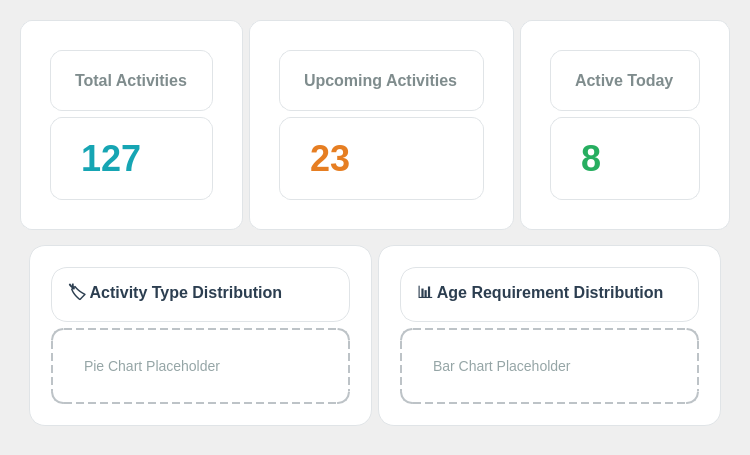
                <widget class="QWidget" name="activityStatisticsTab">
                 <attribute name="icon">
                  <iconset resource="resources.qrc">
                   <normaloff>:/icons/icons/statistic.png</normaloff>:/icons/icons/statistic.png</iconset>
                 </attribute>
                 <attribute name="title">
                  <string> Statistics</string>
                 </attribute>
                 <layout class="QVBoxLayout" name="activityStatisticsLayout">
                  <item>
                   <widget class="QFrame" name="activityStatsFrame">
                    <layout class="QGridLayout" name="activityStatsGridLayout">
                     <item row="0" column="0">
                      <widget class="QFrame" name="totalActivitiesCard">
                       <property name="styleSheet">
                        <string notr="true">background-color: white; border: 1px solid #e0e4e7; border-radius: 12px; padding: 20px;</string>
                       </property>
                       <layout class="QVBoxLayout" name="totalActivitiesLayout">
                        <item>
                         <widget class="QLabel" name="totalActivitiesTitle">
                          <property name="styleSheet">
                           <string notr="true">font-size: 16px; color: #7f8c8d; font-weight: 600;</string>
                          </property>
                          <property name="text">
                           <string>Total Activities</string>
                          </property>
                         </widget>
                        </item>
                        <item>
                         <widget class="QLabel" name="totalActivitiesNumber">
                          <property name="styleSheet">
                           <string notr="true">font-size: 36px; font-weight: bold; color: #16a5b3;</string>
                          </property>
                          <property name="text">
                           <string>127</string>
                          </property>
                         </widget>
                        </item>
                       </layout>
                      </widget>
                     </item>
                     <item row="0" column="1">
                      <widget class="QFrame" name="upcomingActivitiesCard">
                       <property name="styleSheet">
                        <string notr="true">background-color: white; border: 1px solid #e0e4e7; border-radius: 12px; padding: 20px;</string>
                       </property>
                       <layout class="QVBoxLayout" name="upcomingActivitiesLayout">
                        <item>
                         <widget class="QLabel" name="upcomingActivitiesTitle">
                          <property name="styleSheet">
                           <string notr="true">font-size: 16px; color: #7f8c8d; font-weight: 600;</string>
                          </property>
                          <property name="text">
                           <string>Upcoming Activities</string>
                          </property>
                         </widget>
                        </item>
                        <item>
                         <widget class="QLabel" name="upcomingActivitiesNumber">
                          <property name="styleSheet">
                           <string notr="true">font-size: 36px; font-weight: bold; color: #e67e22;</string>
                          </property>
                          <property name="text">
                           <string>23</string>
                          </property>
                         </widget>
                        </item>
                       </layout>
                      </widget>
                     </item>
                     <item row="0" column="2">
                      <widget class="QFrame" name="activeActivitiesCard">
                       <property name="styleSheet">
                        <string notr="true">background-color: white; border: 1px solid #e0e4e7; border-radius: 12px; padding: 20px;</string>
                       </property>
                       <layout class="QVBoxLayout" name="activeActivitiesLayout">
                        <item>
                         <widget class="QLabel" name="activeActivitiesTitle">
                          <property name="styleSheet">
                           <string notr="true">font-size: 16px; color: #7f8c8d; font-weight: 600;</string>
                          </property>
                          <property name="text">
                           <string>Active Today</string>
                          </property>
                         </widget>
                        </item>
                        <item>
                         <widget class="QLabel" name="activeActivitiesNumber">
                          <property name="styleSheet">
                           <string notr="true">font-size: 36px; font-weight: bold; color: #27ae60;</string>
                          </property>
                          <property name="text">
                           <string>8</string>
                          </property>
                         </widget>
                        </item>
                       </layout>
                      </widget>
                     </item>
                     <item row="1" column="0" colspan="3">
                      <widget class="QFrame" name="activityChartsContainer">
                       <property name="styleSheet">
                        <string notr="true">background:transparent;</string>
                       </property>
                       <layout class="QGridLayout" name="activityChartsGrid">
                        <item row="0" column="0">
                         <widget class="QFrame" name="activityTypeChartFrame">
                          <property name="styleSheet">
                           <string notr="true">background:#ffffff; border:1px solid #e0e4e7; border-radius:16px; padding:12px;</string>
                          </property>
                          <layout class="QVBoxLayout" name="activityTypeChartLayout">
                           <item>
                            <widget class="QLabel" name="activityTypeChartTitle">
                             <property name="styleSheet">
                              <string notr="true">font-size:16px; font-weight:600; color:#2c3e50;</string>
                             </property>
                             <property name="text">
                              <string>🏷 Activity Type Distribution</string>
                             </property>
                            </widget>
                           </item>
                           <item>
                            <widget class="QLabel" name="activityTypeChartPlaceholder">
                             <property name="styleSheet">
                              <string notr="true">color:#95a5a6; font-size:14px; padding:28px; border:2px dashed #bdc3c7; border-radius:12px; text-align:center;</string>
                             </property>
                             <property name="text">
                              <string>Pie Chart Placeholder</string>
                             </property>
                            </widget>
                           </item>
                          </layout>
                         </widget>
                        </item>
                        <item row="0" column="1">
                         <widget class="QFrame" name="activityAgeChartFrame">
                          <property name="styleSheet">
                           <string notr="true">background:#ffffff; border:1px solid #e0e4e7; border-radius:16px; padding:12px;</string>
                          </property>
                          <layout class="QVBoxLayout" name="activityAgeChartLayout">
                           <item>
                            <widget class="QLabel" name="activityAgeChartTitle">
                             <property name="styleSheet">
                              <string notr="true">font-size:16px; font-weight:600; color:#2c3e50;</string>
                             </property>
                             <property name="text">
                              <string>📊 Age Requirement Distribution</string>
                             </property>
                            </widget>
                           </item>
                           <item>
                            <widget class="QLabel" name="activityAgeChartPlaceholder">
                             <property name="styleSheet">
                              <string notr="true">color:#95a5a6; font-size:14px; padding:28px; border:2px dashed #bdc3c7; border-radius:12px; text-align:center;</string>
                             </property>
                             <property name="text">
                              <string>Bar Chart Placeholder</string>
                             </property>
                            </widget>
                           </item>
                          </layout>
                         </widget>
                        </item>
                       </layout>
                      </widget>
                     </item>
                    </layout>
                   </widget>
                  </item>
                 </layout>
                </widget>
